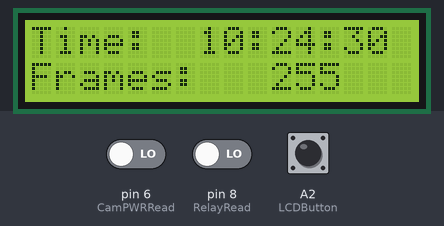
Recording of a sketch running on a simulated Arduino Uno, built with avr-gcc and run on an emulated ATmega328P. Parts: 16×2 character LCD. The test bench sets the inputs (shaded band); at power-on: pin 6 (CamPWRRead) LOW, pin 8 (RelayRead) LOW, A2 (LCDButton) LOW. The local clock reads 2024-03-15 10:24:30 at power-on unless the sketch sets it.

Above: at 0.1 s.
At 5.1 s:
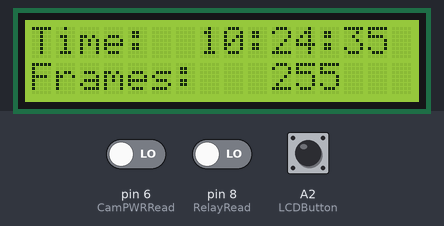
At 10.1 s:
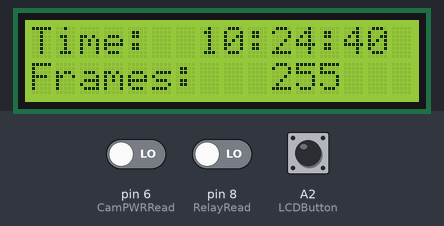
At 19.1 s:
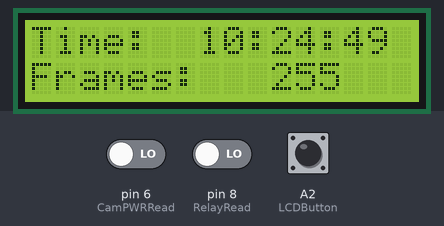
At 29.1 s:
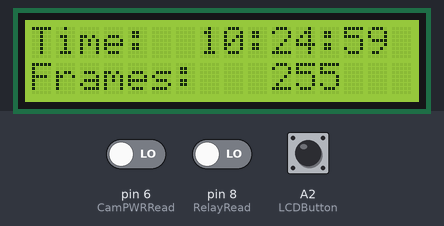
At 38.2 s:
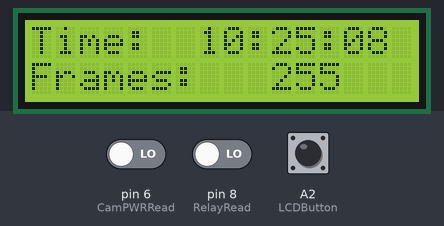

The sketch:

LCD-Anzeige.ino
```cpp
#include <LiquidCrystal.h>
#include <Wire.h>
#include "DS3231.h"
#include <EEPROM.h>
RTClib RTC;

const int RelayRead = 8;
const int LCDButton = A2 ;
const int LCD = A3;
const int CamPWRRead = 6;

unsigned  long lastMillis1;

int Frames;
int counter2 = 0;
int CamPWRHIGH;
int nowday;
int RelayReadHIGH = 0;

const int rs = 12, en = 11, d4 = 5, d5 = 4, d6 = 3, d7 = 2;
LiquidCrystal lcd(rs, en, d4, d5, d6, d7);

void setup (){
  Wire.begin();
  lcd.begin(16, 2);
  DateTime now = RTC.now();

  pinMode(RelayRead, INPUT); //Messpin für Auslösereleis
  pinMode(LCDButton, INPUT); //Messpin für Display an
  pinMode(CamPWRRead, INPUT); //Messpin für Kamerastrom
  pinMode(LCD, OUTPUT); //Wenn HIGH,  LCD Hintergrundbeleuchtung an

  lastMillis1 = millis ();

  Frames = EEPROM.read(0);
  CamPWRHIGH = EEPROM.read(1);
  nowday = EEPROM.read(2);

}

void loop (){
DateTime now = RTC.now();

 //Zählt die Auslösungen
if(digitalRead(RelayRead))
 {
   RelayReadHIGH = 1;
 }
if(!digitalRead(RelayRead) && RelayReadHIGH == 1)
 {
   Frames++;
   counter2++;
   RelayReadHIGH = 0;
 }


  //Lässt das Display bei Knopfdruck 15 Sekunden aufleuchten
 {
if(digitalRead(LCDButton))
  {
    lastMillis1 = millis ();
  }
if(millis () - lastMillis1 <= 15000)
  {
    digitalWrite(LCD, HIGH);
  }
else
  {
    digitalWrite(LCD, LOW);
  }


  //Wenn Auslösungen geschehen, leuchtet ein X auf
{
if(digitalRead(CamPWRRead) && !digitalRead(RelayRead) && counter2 >= 9)
  {
    CamPWRHIGH = 1;
    nowday = now.day();
  }

lcd.setCursor(15,1);
  if(CamPWRHIGH == 1 && nowday == now.day())
  {
    lcd.print("X");
  }

else
  {
    lcd.setCursor(15,1);
    lcd.print(" ");
  }

// Speichert alle relevanten Werte 3 Sekunden nach abschalten der Kamera im EEPROM.
if(digitalRead(CamPWRRead) && counter2 >= 9)
{
  delay(250);
  EEPROM.write(0, Frames);
  EEPROM.write(1, CamPWRHIGH);
  EEPROM.write(2, nowday);
  delay(250);
  counter2 = 0;
}
  }

{
// Logik des Ganzen (Zeigt aktulle Uhrzeit der RTC, belichtete Frame Anzahl und ob an dem Tag bereits ausgelöst wurde.)
  {
  //Obere Zeile: Zeit
lcd.setCursor(0,0);
lcd.print("Time:  ");
if(now.hour()<10) lcd.print("0");
lcd.print(now.hour());
lcd.print(":");
if(now.minute()<10) lcd.print("0");
lcd.print(now.minute());
lcd.print(":");
if(now.second()<10) lcd.print("0");
lcd.print(now.second());

//Untere Zeile: Frames und ob bereits ausgelöst wurde
lcd.setCursor(0,1);
lcd.print("Frames:   ");
//lcd.print("Frames:  ");
//if(Frames <10) lcd.print("000");
//if(Frames <100) lcd.print("00");
//if(Frames <1000) lcd.print("0");
lcd.print(Frames);

delay(210);
}
  }
    }
      }
```

Measured:
- what the display in image 1 shows lasts 1.1 s, from 5.0 s to 6.1 s
